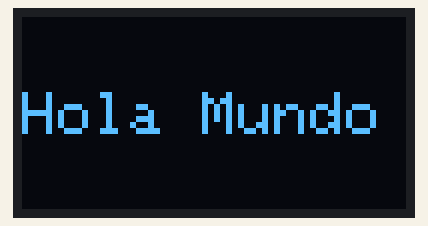
Recording of a sketch running on a simulated ESP8266 (NodeMCU). Shown: 128×64 one-colour display. What the sketch prints to the serial monitor is not drawn.

Above: at 0.2 s.

The sketch:

oled.ino
```cpp
#define __DEBUG__

#include <SPI.h>
#include <Wire.h>
#include <Adafruit_GFX.h>
#include <Adafruit_SSD1306.h>

// Definir constantes
#define ANCHO_PANTALLA 128  // ancho pantalla OLED
#define ALTO_PANTALLA 64    // alto pantalla OLED
#define SCL 12
#define SDA 14

// Objeto de la clase Adafruit_SSD1306
Adafruit_SSD1306 display(ANCHO_PANTALLA, ALTO_PANTALLA, &Wire, -1);

void printText(String text, int size = 2, int color = SSD1306_WHITE) {
  // Limpiar buffer
  display.clearDisplay();

  // Tamaño del texto
  display.setTextSize(size);
  // Color del texto
  display.setTextColor(color);
  // Posición del texto
  display.setCursor(0, 25);
  // Escribir texto
  display.println(text);

  // Enviar a pantalla
  display.display();
}

void setup() {
  Serial.begin(9600);
  Wire.begin(SDA, SCL);
  delay(100);
  Serial.println("Iniciando pantalla OLED");

  // Iniciar pantalla OLED en la dirección 0x3C
  if (!display.begin(SSD1306_SWITCHCAPVCC, 0x3C)) {
#ifdef __DEBUG__
    Serial.println("No se encuentra la pantalla OLED");
#endif
    while (true)
      ;
  }
  printText("Hola Mundo");
}

void loop() {}
```
